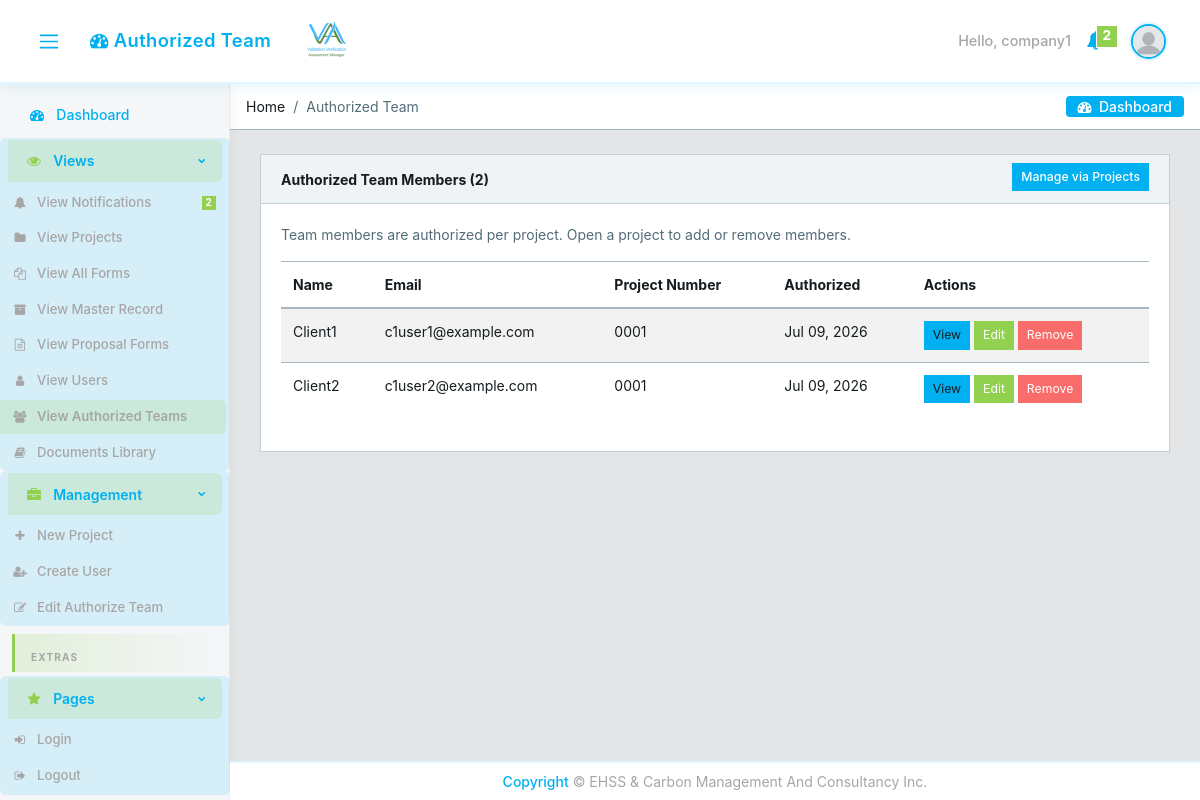
Screenshot of /team-members/ (signed in) with the database file from the repository.
### core/models.py (models this page shows, shortened)
class CustomUser(AbstractUser):
    email = models.EmailField(unique=True)
    user_type = models.CharField(max_length=15, choices=USER_TYPE_CHOICES)
    user_role = models.CharField(
        max_length=30, choices=USER_ROLE_CHOICES, blank=True, verbose_name='User Role',
    )
    designation = models.CharField(max_length=100, blank=True, null=True)
    position_title = models.CharField(max_length=150, blank=True, verbose_name='Position Title')
    contact_number = models.CharField(max_length=20, blank=True, null=True)
    cv = models.FileField(upload_to='core/cvs/', blank=True, null=True)
    company = models.ForeignKey(
        'Company', on_delete=models.SET_NULL, null=True, blank=True,
        related_name='managers'
    )
    created_by = models.ForeignKey(
        'self', on_delete=models.SET_NULL, null=True, blank=True,
        related_name='created_users'
    )
    created_date = models.DateField(auto_now_add=True)
    created_time = models.TimeField(auto_now_add=True)
    under_supervision = models.ForeignKey(
        'self', on_delete=models.SET_NULL, null=True, blank=True,
        related_name='supervised_users'
    )
    avatar = models.ImageField(upload_to='core/avatar', blank=True)
    @property
    def avatar_url(self):
        if self.avatar:
            try:
                return self.avatar.url
            except ValueError:
                pass
        return static('core/img/avatar/blank_profile.png')

class TeamMember(models.Model):
    project = models.ForeignKey(
        Project, on_delete=models.CASCADE, related_name='team_members'
    )
    name = models.CharField(max_length=100)
    email = models.EmailField()
    role = models.CharField(max_length=20, choices=TEAM_ROLE_CHOICES)
    user_role = models.CharField(
        max_length=30, choices=USER_ROLE_CHOICES, blank=True, verbose_name='User Role',
    )
    designation = models.CharField(max_length=100, blank=True)
    position_title = models.CharField(max_length=150, blank=True, verbose_name='Position Title')
    user = models.ForeignKey(
        CustomUser, on_delete=models.SET_NULL, null=True, blank=True,
        related_name='team_assignments'
    )
    is_active = models.BooleanField(default=True)
    authorized_at = models.DateTimeField(auto_now_add=True)
    class Meta:
        unique_together = ['project', 'email']

class Project(models.Model):
    package_instance = models.ForeignKey(
        PackageInstance, on_delete=models.CASCADE, related_name='projects'
    )
    manager = models.ForeignKey(
        CustomUser, on_delete=models.CASCADE, related_name='managed_projects',
        limit_choices_to={'user_type': 'manager'}
    )
    company_name = models.CharField(max_length=200)
    client_contact = models.CharField(
        max_length=200, blank=True, verbose_name='Contact of Client',
    )
    factory_name = models.CharField(max_length=200, blank=True)
    location = models.CharField(max_length=200, blank=True)
    factory_address = models.TextField(blank=True)
    contact_person = models.CharField(max_length=100, blank=True)
    contact_email = models.EmailField(blank=True)
    contact_mobile = models.CharField(max_length=20, blank=True)
    report_type = models.CharField(max_length=100, blank=True)
    engagement_year = models.CharField(max_length=100, blank=True)
    phase = models.CharField(max_length=20, choices=PROJECT_PHASE_CHOICES, blank=True)
    document_type = models.CharField(max_length=20, choices=PROJECT_DOCUMENT_TYPE_CHOICES, blank=True)
    year = models.PositiveIntegerField()
    project_number = models.CharField(max_length=50, unique=True)
    access_password = models.CharField(max_length=128)
    created_at = models.DateTimeField(auto_now_add=True)
    updated_at = models.DateTimeField(auto_now=True)
    class Meta:
        ordering = ['-created_at']

### core/views.py (the view)
# urls.py: path('team-members/', views.ManagerTeamListView.as_view(), name='team-member-list'),
class ManagerTeamListView(ManagerRequiredMixin, View):
    def get(self, request):
        members = TeamMember.objects.filter(
            project__manager=request.user,
            is_active=True,
        ).select_related('project', 'user').order_by('project__project_number', 'name')
        return render(request, 'core/team_member_list.html', {
            'team_members': members,
            'total_members': members.count(),
        })

### core/templates/core/team_member_list.html (shortened to what this page needs)
{% extends 'core/base.html' %}
{% block breadcrumb %}
<li class="breadcrumb-item">Home</li>
<li class="breadcrumb-item active">Authorized Team</li>
{% endblock %}
{% block content %}
<div class="container-fluid">
  <div class="card">
    <div class="card-header d-flex justify-content-between align-items-center">
      <strong>Authorized Team Members ({{ total_members }})</strong>
      <a href="{% url 'core:project-list' %}" class="btn btn-primary btn-sm">Manage via Projects</a>
    </div>
    <div class="card-body">
      <p class="text-muted">Team members are authorized per project. Open a project to add or remove members.</p>
      <table class="table table-striped table-hover">
        <thead>
          <tr>
            <th>Name</th>
            <th>Email</th>
            <th>Project Number</th>
            <th>Authorized</th>
            <th>Actions</th>
          </tr>
        </thead>
        <tbody>
          {% for member in team_members %}
          <tr>
            <td>{{ member.name }}</td>
            <td>{{ member.email }}</td>
            <td>{{ member.project.project_number }}</td>
            <td>{{ member.authorized_at|date:"M d, Y" }}</td>
            <td class="text-nowrap">
              {% if member.user %}
              <a href="{% url 'core:user' member.user.id %}" class="btn btn-sm btn-info">View</a>
              {% endif %}
              <a href="{% url 'core:team-member-edit' member.pk %}" class="btn btn-sm btn-warning">Edit</a>
              <form method="post" action="{% url 'core:team-member-remove' member.pk %}" class="d-inline"
                    onsubmit="return confirm('Remove {{ member.name }} from project {{ member.project.project_number }}? The user account will remain in the system.');">{% csrf_token %}
                <button class="btn btn-sm btn-danger">Remove</button>
              </form>
            </td>
          </tr>
          {% endfor %}
        </tbody>
      </table>
    </div>
  </div>
</div>
{% endblock %}

### core/templates/core/base.html (shortened to what this page needs)
{% load static %}
<!DOCTYPE html>
<html lang="en">
<head>
  <link rel="stylesheet" href="{% static 'core/css/font-awesome.min.css' %}?v={{ STATIC_VERSION }}">
  <link rel="stylesheet" href="{% static 'core/css/fa5-compat.css' %}?v={{ STATIC_VERSION }}">
  <link href="{% static 'core/css/style.min.css' %}?v={{ STATIC_VERSION }}" rel="stylesheet">
  <link href="{% static 'core/css/estilo.css' %}?v={{ STATIC_VERSION }}" rel="stylesheet">
</head>
{% block body %}
<body class="app header-fixed sidebar-fixed aside-menu-fixed aside-menu-hidden">
  <header class="app-header navbar">
    <button class="navbar-toggler sidebar-toggler d-md-down-none" type="button">
      <span class="navbar-toggler-icon"></span>
    </button>
    <ul class="nav navbar-nav d-md-down-none">
      <li class="nav-item px-3">
        <a class="nav-link" href="{% url 'core:dashboard' %}" id="header-page-title-link">
          <i class="fa fa-tachometer-alt"></i>
          <span id="header-page-title">
          </span>
        </a>
      </li>
    </ul>
    <img src="{% static 'core/img/logos/logo-opt.png' %}?v={{ STATIC_VERSION }}" alt="VVAM" class="brand-gui d-none d-md-inline" width="120" height="40" decoding="async" fetchpriority="high">
    <ul class="nav navbar-nav ml-auto">
      {% if user.is_authenticated %}
      <li class="text-white">Hello, {{ user.username }}</li>
      {% else %}
      <li class="text-muted">
        <a href="{% url 'core:login' %}">sign in</a>
      </li>
      {% endif %}
      <li class="nav-item dropdown">
        <a class="nav-link" data-toggle="dropdown" href="#" role="button" aria-haspopup="true" aria-expanded="false">
          {% if unread_notifications and unread_notifications|length > 0 %}
            <span class="badge badge-danger">{{ unread_notifications|length }}</span>
          {% endif %}
        </a>
      </li>
      <li class="nav-item dropdown">
        <a class="nav-link" data-toggle="dropdown" href="#" role="button" aria-haspopup="true" aria-expanded="false">
          {% if user.is_authenticated and logged_user %}
            <img src="{{ logged_user.avatar_url }}" class="img-avatar" alt="img">
          {% else %}
            <img src="{% static 'core/img/avatar/blank_profile.png' %}" class="img-avatar" alt="img">
          {% endif %}
        </a>
      </li>
    </ul>
  </header>
  <div class="app-body">
    <div class="sidebar">
      <nav class="sidebar-nav">
        <ul class="nav">
          <li class="nav-item">
            <a class="nav-link" href="{% url 'core:dashboard' %}"><i class="fa fa-tachometer-alt"></i> Dashboard</a>
          </li>
          <li class="nav-item nav-dropdown">
            <a class="nav-link nav-dropdown-toggle" href="#"><i class="fa fa-eye"></i> Views</a>
            <ul class="nav-dropdown-items">
              <li class="nav-item">
                <a class="nav-link" href="{% url 'core:notifications-list' %}">
                  <i class="fa fa-bell"></i> View Notifications
                  {% if unread_notifications and unread_notifications|length > 0 %}
                    <span class="badge badge-danger ml-2">{{ unread_notifications|length }}</span>
                  {% endif %}
                </a>
              </li>
              {% if user.user_type == 'admin' %}
              <li class="nav-item">
                <a class="nav-link" href="{% url 'core:users' %}?user_type=admin"><i class="fa fa-user"></i> View Admins</a>
              </li>
              <li class="nav-item">
                <a class="nav-link" href="{% url 'core:company-list' %}"><i class="fa fa-building"></i> View Companies</a>
              </li>
              <li class="nav-item">
                <a class="nav-link" href="{% url 'core:form-details-list' %}"><i class="fa fa-box"></i> View Form Details</a>
              </li>
              <li class="nav-item">
                <a class="nav-link" href="{% url 'core:form-table-view-list' %}"><i class="fa fa-table"></i> View Tables In Form</a>
              </li>
              <li class="nav-item">
                <a class="nav-link" href="{% url 'core:library-list' %}"><i class="fa fa-book"></i> View Informations</a>
              </li>
              {% elif user.user_type == 'manager' %}
              <li class="nav-item">
                <a class="nav-link" href="{% url 'core:project-list'%}"><i class="fa fa-folder"></i> View Projects</a>
              </li>
              <li class="nav-item">
                <a class="nav-link" href="{% url 'core:manager-view-forms' %}"><i class="fa fa-files-o"></i> View All Forms</a>
              </li>
              <li class="nav-item">
                <a class="nav-link" href="{% url 'core:manager-view-master-record' %}"><i class="fa fa-archive"></i> View Master Record</a>
              </li>
              <li class="nav-item">
                <a class="nav-link" href="{% url 'core:manager-view-proposal-forms' %}"><i class="fa fa-file-text-o"></i> View Proposal Forms</a>
              </li>
              <li class="nav-item">
                <a class="nav-link" href="{% url 'core:users'%}"><i class="fa fa-user"></i> View Users</a>
              </li>
              <li class="nav-item">
                <a class="nav-link" href="{% url 'core:team-member-list' %}"><i class="fa fa-users"></i> View Authorized Teams</a>
              </li>
              <li class="nav-item">
                <a class="nav-link" href="{% url 'core:library-list' %}?view=documents"><i class="fa fa-book"></i> Documents Library</a>
              </li>
              {% else %}
              <li class="nav-item">
                <a class="nav-link" href="{% url 'core:project-list'%}"><i class="fa fa-folder"></i> View Projects</a>
              </li>
              {% endif %}
            </ul>
          </li>
          {% if user.user_type == 'admin' %}
          <li class="nav-item nav-dropdown">
            <a class="nav-link nav-dropdown-toggle" href="#"><i class="fa fa-shield-alt"></i> Administration</a>
            <ul class="nav-dropdown-items">
              <li class="nav-item">
                <a class="nav-link" href="{% url 'core:new-user' %}"><i class="fa fa-user-plus"></i> Create Admin</a>
              </li>
              <li class="nav-item">
                <a class="nav-link" href="{% url 'core:company-create' %}"><i class="fa fa-building"></i> Create Company</a>
              </li>
              <li class="nav-item">
                <a class="nav-link" href="{% url 'core:form-details-create' %}"><i class="fa fa-box"></i> Create Form Details</a>
              </li>
              <li class="nav-item">
                <a class="nav-link" href="{% url 'core:form-table-list' %}"><i class="fa fa-table"></i> Create Tables In Form</a>
              </li>
              <li class="nav-item">
                <a class="nav-link" href="{% url 'core:library-upload' %}"><i class="fa fa-upload"></i> Upload Documents</a>
              </li>
              <li class="nav-item">
                <a class="nav-link" href="{% url 'core:library-list' %}?view=documents"><i class="fa fa-book"></i> Documents Library</a>
              </li>
            </ul>
          </li>
          {% elif user.user_type == 'manager' %}
          <li class="nav-item nav-dropdown">
            <a class="nav-link nav-dropdown-toggle" href="#"><i class="fa fa-briefcase"></i> Management</a>
            <ul class="nav-dropdown-items">
              <li class="nav-item">
                <a class="nav-link" href="{% url 'core:project-create' %}"><i class="fa fa-plus"></i> New Project</a>
              </li>
              <li class="nav-item">
                <a class="nav-link" href="{% url 'core:new-user' %}"><i class="fa fa-user-plus"></i> Create User</a>
              </li>
              <li class="nav-item">
                <a class="nav-link" href="{% url 'core:project-list' %}"><i class="fa fa-pencil-square-o"></i> Edit Authorize Team</a>
              </li>
            </ul>
          </li>
          {% endif %}
          <li class="nav-title">
            Extras
          </li>
          <li class="nav-item nav-dropdown">
            <a class="nav-link nav-dropdown-toggle" href="#"><i class="fa fa-star"></i> Pages</a>
            <ul class="nav-dropdown-items">
              <li class="nav-item">
                <a class="nav-link" href="{% url 'core:login' %}" target="_top"><i class="fa fa-sign-in"></i> Login</a>
              </li>
              <li class="nav-item">
                <a class="nav-link" href="{% url 'core:logout' %}" target="_top"><i class="fa fa-sign-out"></i> Logout</a>
              </li>
            </ul>
          </li>
        </ul>
      </nav>
    </div>
    <main class="main" id="app-main">
      <ol class="breadcrumb">
        {% block breadcrumb %}{% endblock breadcrumb%}
        <li class="breadcrumb-menu d-md-down-none">
          <div class="btn-group" role="group" aria-label="Button group">
            <a class="btn" href="{% url 'core:dashboard' %}"><i class="fa fa-tachometer-alt"></i> &nbsp;Dashboard</a>
          </div>
        </li>
      </ol>
{% block content %}
{% endblock %}
    </main>
  </div>
  <footer class="app-footer text-center justify-content-center fixed-bottom py-2">
    <span><a href="#">Copyright</a> © EHSS & Carbon Management And Consultancy Inc.</span>
  </footer>
</body>
{% endblock body %}
</html>

### rows the page displays
CustomUser: username "company1"
TeamMember: name "Client1", email "c1user1@example.com", project.project_number "0001", authorized_at "Jul 09, 2026", shows "View"
TeamMember: name "Client2", email "c1user2@example.com", project.project_number "0001", authorized_at "Jul 09, 2026", shows "View"

### other values shown
{{ unread_notifications|length }} "2"
{{ total_members }} "2"
